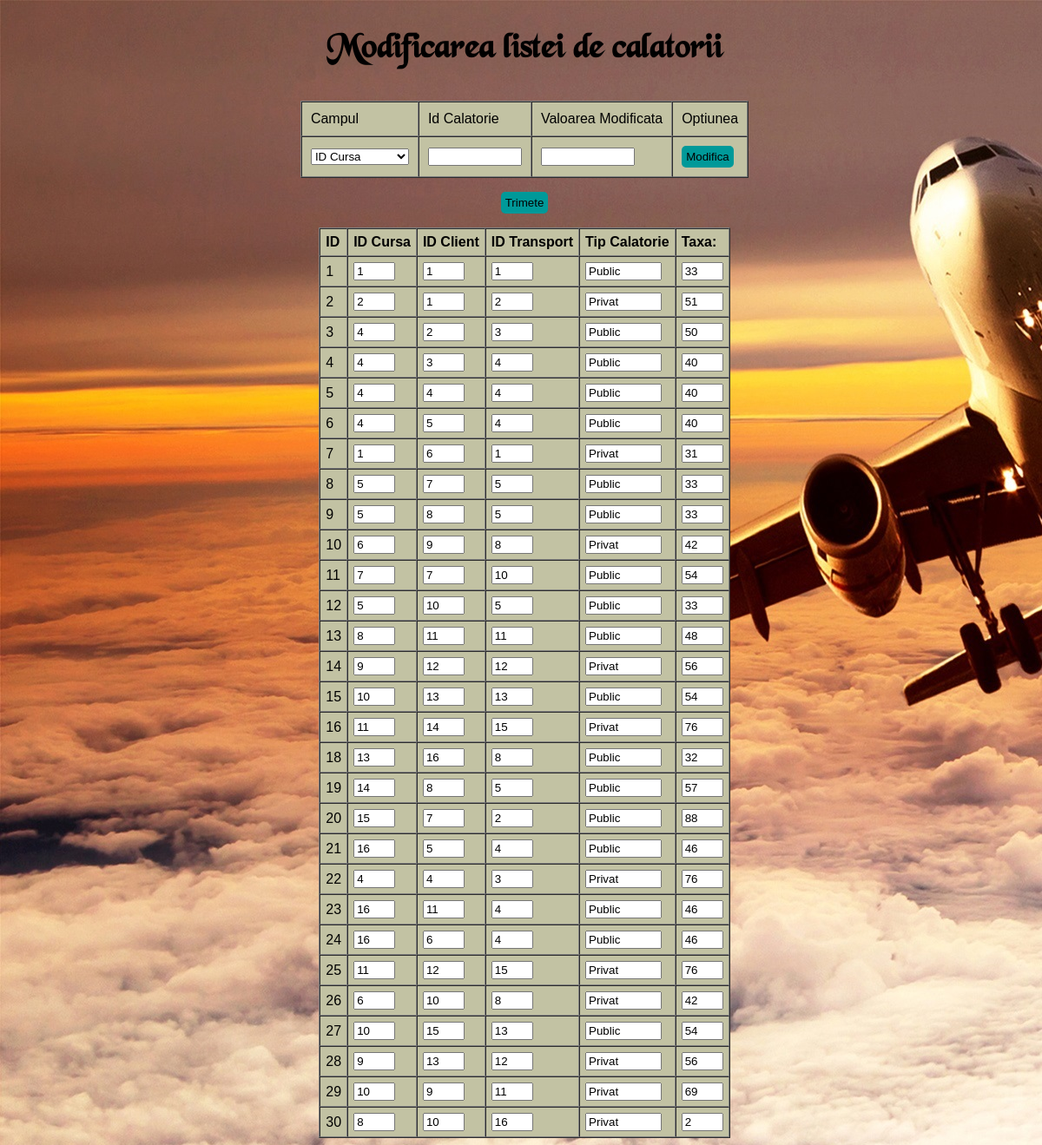
The app's page /modificare/modificare_calatorii.php (signed in) with its own data.
### tables this page shows
CREATE TABLE `calatorii` (
  `id_calatorie` int(11) NOT NULL,
  `id_cursa` int(11) NOT NULL,
  `id_client` int(11) NOT NULL,
  `id_transport` int(11) NOT NULL,
  `tip_calatorie` varchar(50) DEFAULT NULL,
  `taxa_adit` decimal(10,0) DEFAULT NULL
);

### modificare/modificare_calatorii.php (the view, shortened to what this page needs)
 <!DOCTYPE html>
 <html>
 <head>
<link rel="stylesheet" type="text/css" href="../style.css">
</head>
<?php
if(!isset($_SESSION["sesiune"])){
 header("Location:../logare.php");
}else{
  require("../conexiune.php");
  $sql="select*from calatorii";
  if ($result = $mysqli->query($sql)) {} else {echo "Eroare: " . $mysqli ->error;}
  if ($result->num_rows > 0) {
   echo "<body >";
   echo "<h2 class=\"h1\" align=\"center\">Modificarea listei de calatorii</h2>";
   echo '<form action="modificare_calatorii.php" method="post">
     <table cellpadding=10 cellspacing=0 border=1 align="center" style="background-color:#c2c2a3;">
     <tr>
         <td>Campul</td>
         <td>Id Calatorie</td>
         <td>Valoarea Modificata
         <td>Optiunea
     </tr>
      <tr>
       <td>
         <select name="cautare" size="1">
            <option value="id_cursa">ID Cursa
              <option value="id_client">ID Client
                <option value="id_transport">ID Transport
                  <option value="tip_calatorie">Tip Calatorie
                    <option value="taxa_adit">Taxa Aditionala
                     </select>
                     ';
                     echo '<td><input type="text" name="valoareid" style="width:100px;">
                          <td><input type="text" name="valoare" style="width:100px;">
                     <td><input type="submit" class="submit" value="Modifica" name="cauta">
                     </tr>
                   </table></form>';
   echo"<form action=\"modificare_calatorii.php\" method=\"post\">
   <p align=\"center\"><input type=\"submit\" class=\"submit\" name=\"ok4\" value=\"Trimete\" ></p>
   <table align=\"center\" cellpadding=6 cellspacing=0 border=1 style=\"margin-top:1%;background-color:#c2c2a3; \" >";
     echo "<tr><td class=\"tr\">ID</td>
               <td class=\"tr\">ID Cursa</td>
              <td class=\"tr\">ID Client</td>
              <td class=\"tr\">ID Transport</td>
              <td class=\"tr\">Tip Calatorie</td>
              <td class=\"tr\">Taxa:</td></tr>";
     $i=0;
     while($row = $result->fetch_array())  {
      echo "<tr>";
      $b[$i]=$row[0];echo '<td>'.$row[0].'</td>';
      $a=1+$i*5;echo '<td><input type="text" name="'.$a.'" value="'.$row[1].'""size="5"style="width: 40px;"></td>';
      $a=2+$i*5;echo '<td><input type="text" name="'.$a.'" value="'.$row[2].'""size="5"style="width: 40px;"></td>';
      $a=3+$i*5;echo '<td><input type="text" name="'.$a.'" value="'.$row[3].'""size="5"style="width: 40px;"></td>';
      $a=4+$i*5;echo '<td><input type="text" name="'.$a.'" value="'.$row[4].'""size="5"style="width: 80px;"></td>';
      $a=5+$i*5;echo '<td><input type="text" name="'.$a.'" value="'.$row[5].'""size="5"style="width: 40px;"></td>';
      $i++;
      echo "</tr>";
    }
    echo "</table>";
    echo '</form>';
  }
  else {
   echo "Nu a fost găsit nici un rând!";
 }
}
?>
</body>
</html>

### style.css (style rules this page uses)
html { font-family: sans-serif; -webkit-text-size-adjust: 100%; -ms-text-size-adjust: 100%; }
td.tr { text-decoration-style:solid; text-decoration-style: inherit; font-weight: bold; }
body { background-image:url("plane.jpg"); background-repeat: no-repeat; background-attachment: cover; }

### modificare/modificare_calatorii.php (style rules this page uses)
input.submit { font-size:10pt; background-color:#009999; border:none; padding:5px; border-radius:5px 5px 5px 5px; }
h2.h1 { font-family:blackc; font-size: 30pt; }
body { background-image:url("plane.jpg"); background-repeat: no-repeat; background-attachment: cover; margin-right:0%; }

### records on screen
calatorii: id_calatorie "1", id_cursa "1", id_client "1", id_transport "1", tip_calatorie "Public", taxa_adit "33"
calatorii: id_calatorie "2", id_cursa "2", id_client "1", id_transport "2", tip_calatorie "Privat", taxa_adit "51"
calatorii: id_calatorie "3", id_cursa "4", id_client "2", id_transport "3", tip_calatorie "Public", taxa_adit "50"
calatorii: id_calatorie "4", id_cursa "4", id_client "3", id_transport "4", tip_calatorie "Public", taxa_adit "40"
calatorii: id_calatorie "5", id_cursa "4", id_client "4", id_transport "4", tip_calatorie "Public", taxa_adit "40"
calatorii: id_calatorie "6", id_cursa "4", id_client "5", id_transport "4", tip_calatorie "Public", taxa_adit "40"
calatorii: id_calatorie "7", id_cursa "1", id_client "6", id_transport "1", tip_calatorie "Privat", taxa_adit "31"
calatorii: id_calatorie "8", id_cursa "5", id_client "7", id_transport "5", tip_calatorie "Public", taxa_adit "33"
calatorii: id_calatorie "9", id_cursa "5", id_client "8", id_transport "5", tip_calatorie "Public", taxa_adit "33"
calatorii: id_calatorie "10", id_cursa "6", id_client "9", id_transport "8", tip_calatorie "Privat", taxa_adit "42"
calatorii: id_calatorie "11", id_cursa "7", id_client "7", id_transport "10", tip_calatorie "Public", taxa_adit "54"
calatorii: id_calatorie "12", id_cursa "5", id_client "10", id_transport "5", tip_calatorie "Public", taxa_adit "33"
calatorii: id_calatorie "13", id_cursa "8", id_client "11", id_transport "11", tip_calatorie "Public", taxa_adit "48"
calatorii: id_calatorie "14", id_cursa "9", id_client "12", id_transport "12", tip_calatorie "Privat", taxa_adit "56"
calatorii: id_calatorie "15", id_cursa "10", id_client "13", id_transport "13", tip_calatorie "Public", taxa_adit "54"
calatorii: id_calatorie "16", id_cursa "11", id_client "14", id_transport "15", tip_calatorie "Privat", taxa_adit "76"
calatorii: id_calatorie "18", id_cursa "13", id_client "16", id_transport "8", tip_calatorie "Public", taxa_adit "32"
calatorii: id_calatorie "19", id_cursa "14", id_client "8", id_transport "5", tip_calatorie "Public", taxa_adit "57"
calatorii: id_calatorie "20", id_cursa "15", id_client "7", id_transport "2", tip_calatorie "Public", taxa_adit "88"
calatorii: id_calatorie "21", id_cursa "16", id_client "5", id_transport "4", tip_calatorie "Public", taxa_adit "46"
calatorii: id_calatorie "22", id_cursa "4", id_client "4", id_transport "3", tip_calatorie "Privat", taxa_adit "76"
calatorii: id_calatorie "23", id_cursa "16", id_client "11", id_transport "4", tip_calatorie "Public", taxa_adit "46"
calatorii: id_calatorie "24", id_cursa "16", id_client "6", id_transport "4", tip_calatorie "Public", taxa_adit "46"
calatorii: id_calatorie "25", id_cursa "11", id_client "12", id_transport "15", tip_calatorie "Privat", taxa_adit "76"
calatorii: id_calatorie "26", id_cursa "6", id_client "10", id_transport "8", tip_calatorie "Privat", taxa_adit "42"
calatorii: id_calatorie "27", id_cursa "10", id_client "15", id_transport "13", tip_calatorie "Public", taxa_adit "54"
calatorii: id_calatorie "28", id_cursa "9", id_client "13", id_transport "12", tip_calatorie "Privat", taxa_adit "56"
calatorii: id_calatorie "29", id_cursa "10", id_client "9", id_transport "11", tip_calatorie "Privat", taxa_adit "69"
calatorii: id_calatorie "30", id_cursa "8", id_client "10", id_transport "16", tip_calatorie "Privat", taxa_adit "2"
